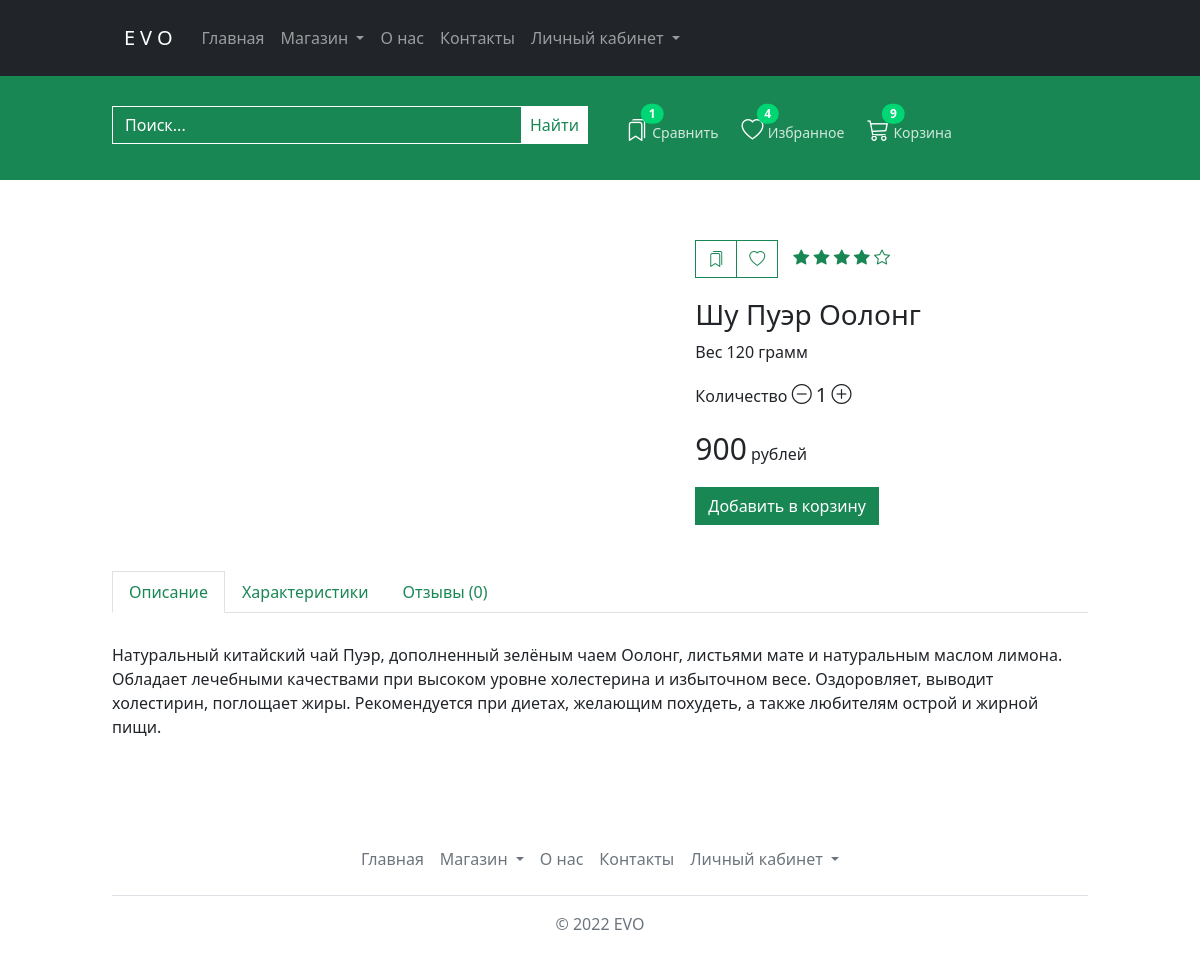
Screenshot of /catalog/product/1 with the database file from the repository.
### main/models.py (models this page shows, shortened)
class Product(models.Model):
    class Meta:
        verbose_name = 'Товар'
        verbose_name_plural = 'Товары'
    category = models.ForeignKey(Category, on_delete=models.CASCADE, verbose_name='Категория')
    name = models.CharField(max_length=50, verbose_name='Название')
    desc = models.TextField(verbose_name='Описание')
    country = models.CharField(max_length=50, blank=True, null=True, default=None, verbose_name='Страна')
    town = models.CharField(max_length=50, blank=True, null=True, default=None, verbose_name='Город')
    year = models.CharField(max_length=50, blank=True, null=True, default=None, verbose_name='Год')
    volume = models.IntegerField(verbose_name='Вес, грамм')
    price = models.IntegerField(verbose_name='Цена, руб')
    tag = models.CharField(max_length=100, blank=True, null=True, default=None, verbose_name='Метки')
    talk_forum = models.URLField(blank=True, null=True, default=None, verbose_name='Ссылка на форум')
    is_active = models.BooleanField(default=True, verbose_name="Активация товара")
    image = models.ImageField(upload_to='product/', verbose_name='Изображение обложки')
    created = models.DateTimeField(auto_now_add=True, auto_now=False, verbose_name='Дата создания')
    updated = models.DateTimeField(auto_now_add=False, auto_now=True, verbose_name='Дата изменения')

### main/views.py (the view)
# urls.py: path('catalog/product/<int:id>', product, name='product'),
def product(request, id):  # страница товара, получает id товара
    prod = Product.objects.get(id=id)  # находим товар по id
    prod_photos = prod.productimage_set.all()  # находим все фотографии
    prod_dic = {'prod': prod, 'prod_photos': prod_photos}
    return render(request, 'product.html', prod_dic)

### templates/product.html (shortened to what this page needs)
{% extends 'base.html' %}
{% block content %}
    <section id="prod" class="paddingTopBottom">
        <div class="container">
            <div class="row">
                <div class="col-md-6">
                    <div class="fotorama" data-width="100%" data-nav="thumbs" data-allowfullscreen="true">
                    </div>
                </div>
                <div class="col-md-5 offset-md-1">
                    <div class="btn-group" role="group">
                        <a type="button" class="btn btn-outline-success"><i class="bi bi-bookmarks"></i></a>
                        <a type="button" class="btn btn-outline-success"><i class="bi bi-heart"></i></a>
                        <div class="star">
                            <i class="bi bi-star-fill"></i>
                            <i class="bi bi-star-fill"></i>
                            <i class="bi bi-star-fill"></i>
                            <i class="bi bi-star-fill"></i>
                            <i class="bi bi-star"></i>
                        </div>
                    </div>
                    <h3>{{ prod.name }}</h3>
                    <p>Вес <span>{{ prod.volume }}</span> грамм</p>
                    <p class="volSum">Количество <i class="bi bi-dash-circle"></i> <span>1</span> <i
                            class="bi bi-plus-circle"></i></p>
                    <p class="price"><span>{{ prod.price }}</span> рублей</p>
                    <p><a type="button" class="btn btn-success" href="">Добавить в корзину</a></p>
                </div>
            </div>
            <div class="row">
                <div class="col">
                    <ul class="nav nav-tabs" id="myTab" role="tablist">
                        <li class="nav-item" role="presentation">
                            <button class="nav-link active" id="home-tab" data-bs-toggle="tab"
                                    data-bs-target="#home-tab-pane" type="button" role="tab"
                                    aria-controls="home-tab-pane" aria-selected="true">Описание
                            </button>
                        </li>
                        <li class="nav-item" role="presentation">
                            <button class="nav-link link-success" id="profile-tab" data-bs-toggle="tab"
                                    data-bs-target="#profile-tab-pane" type="button" role="tab"
                                    aria-controls="profile-tab-pane" aria-selected="false">Характеристики
                            </button>
                        </li>
                        <li class="nav-item" role="presentation">
                            <button class="nav-link link-success" id="contact-tab" data-bs-toggle="tab"
                                    data-bs-target="#contact-tab-pane" type="button" role="tab"
                                    aria-controls="contact-tab-pane" aria-selected="false">Отзывы (0)
                            </button>
                        </li>
                    </ul>
                    <div class="tab-content" id="myTabContent">
                        <div class="tab-pane fade show active" id="home-tab-pane" role="tabpanel"
                             aria-labelledby="home-tab" tabindex="0">{{ prod.desc }}
                        </div>
                    </div>
                </div>
            </div>
        </div>
    </section>
{% endblock %}

### static/css/style.css (style rules this page uses)
@media (min-width: 1000px) { .container { max-width: 1000px; } }
*, .rounded-3 { -webkit-border-radius: 0 !important; -moz-border-radius: 0 !important; border-radius: 0 !important; }
.paddingTopBottom { padding-top: 5%; padding-bottom: 5%; }
#prod .nav-tabs { margin-bottom: 30px; margin-top: 30px; }
#prod .price span { font-size: 30px; }
#prod .btn-group { margin-bottom: 20px; }
.star { padding: 5px 15px; color: #198754; }
#prod .volSum i, #prod .volSum span { font-size: 20px; }
#prod .fotorama { margin-bottom: 20px; }
#prod .nav-link { color: #198754; }

### rows the page displays
Product: name "Шу Пуэр Оолонг", volume "120", price "900", desc "Натуральный китайский чай Пуэр, дополненный зелёным чаем Оолонг, листьями мате и натуральным маслом лимона. Обладает лечебными качествами при высоком уровне холестерина и избыточном весе. Оздоровляет, выводит холестирин, поглощает жиры. Рекомендуется при диетах, желающим похудеть, а также любителям острой и жирной пищи."
